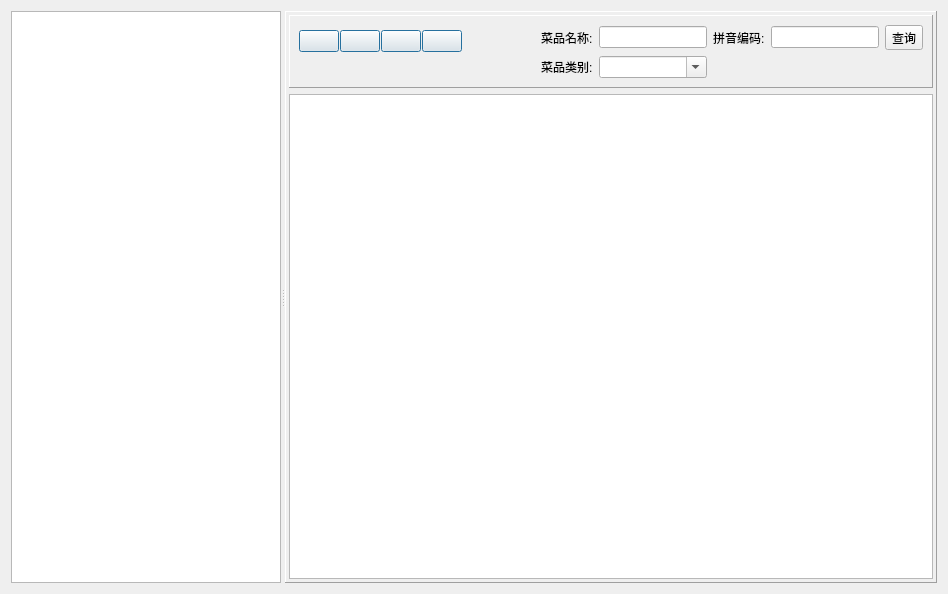
<?xml version="1.0" encoding="UTF-8"?>
<ui version="4.0">
 <class>StructureForm</class>
 <widget class="QWidget" name="StructureForm">
  <property name="geometry">
   <rect>
    <x>0</x>
    <y>0</y>
    <width>948</width>
    <height>594</height>
   </rect>
  </property>
  <property name="windowTitle">
   <string>Form</string>
  </property>
  <layout class="QGridLayout" name="gridLayout_5">
   <item row="0" column="0">
    <widget class="QSplitter" name="splitter">
     <property name="orientation">
      <enum>Qt::Horizontal</enum>
     </property>
     <widget class="QTreeView" name="treeView">
      <property name="sizePolicy">
       <sizepolicy hsizetype="Fixed" vsizetype="Expanding">
        <horstretch>0</horstretch>
        <verstretch>0</verstretch>
       </sizepolicy>
      </property>
      <property name="editTriggers">
       <set>QAbstractItemView::NoEditTriggers</set>
      </property>
      <property name="selectionMode">
       <enum>QAbstractItemView::SingleSelection</enum>
      </property>
      <attribute name="headerHighlightSections">
       <bool>false</bool>
      </attribute>
     </widget>
     <widget class="QFrame" name="frame">
      <property name="frameShape">
       <enum>QFrame::Panel</enum>
      </property>
      <property name="frameShadow">
       <enum>QFrame::Raised</enum>
      </property>
      <layout class="QGridLayout" name="gridLayout_3">
       <property name="margin">
        <number>3</number>
       </property>
       <item row="0" column="0">
        <widget class="QFrame" name="frame_2">
         <property name="sizePolicy">
          <sizepolicy hsizetype="Preferred" vsizetype="Fixed">
           <horstretch>0</horstretch>
           <verstretch>0</verstretch>
          </sizepolicy>
         </property>
         <property name="frameShape">
          <enum>QFrame::Panel</enum>
         </property>
         <property name="frameShadow">
          <enum>QFrame::Raised</enum>
         </property>
         <layout class="QGridLayout" name="gridLayout_2">
          <item row="0" column="4">
           <layout class="QGridLayout" name="gridLayout">
            <property name="spacing">
             <number>1</number>
            </property>
            <item row="0" column="3">
             <widget class="QPushButton" name="cancelButton">
              <property name="sizePolicy">
               <sizepolicy hsizetype="Fixed" vsizetype="Fixed">
                <horstretch>0</horstretch>
                <verstretch>0</verstretch>
               </sizepolicy>
              </property>
              <property name="toolTip">
               <string>Exit</string>
              </property>
              <property name="text">
               <string/>
              </property>
              <property name="icon">
               <iconset>
                <normaloff>:/image/cancel.png</normaloff>:/image/cancel.png</iconset>
              </property>
              <property name="iconSize">
               <size>
                <width>24</width>
                <height>24</height>
               </size>
              </property>
              <property name="default">
               <bool>true</bool>
              </property>
              <property name="flat">
               <bool>false</bool>
              </property>
             </widget>
            </item>
            <item row="0" column="2">
             <widget class="QPushButton" name="delButton">
              <property name="sizePolicy">
               <sizepolicy hsizetype="Fixed" vsizetype="Fixed">
                <horstretch>0</horstretch>
                <verstretch>0</verstretch>
               </sizepolicy>
              </property>
              <property name="toolTip">
               <string>Del</string>
              </property>
              <property name="text">
               <string/>
              </property>
              <property name="icon">
               <iconset>
                <normaloff>:/image/cross_48.png</normaloff>:/image/cross_48.png</iconset>
              </property>
              <property name="iconSize">
               <size>
                <width>24</width>
                <height>24</height>
               </size>
              </property>
              <property name="autoDefault">
               <bool>true</bool>
              </property>
              <property name="default">
               <bool>true</bool>
              </property>
              <property name="flat">
               <bool>false</bool>
              </property>
             </widget>
            </item>
            <item row="0" column="0">
             <widget class="QPushButton" name="newButton">
              <property name="sizePolicy">
               <sizepolicy hsizetype="Fixed" vsizetype="Fixed">
                <horstretch>0</horstretch>
                <verstretch>0</verstretch>
               </sizepolicy>
              </property>
              <property name="toolTip">
               <string>New</string>
              </property>
              <property name="text">
               <string/>
              </property>
              <property name="icon">
               <iconset>
                <normaloff>:/image/Add.png</normaloff>:/image/Add.png</iconset>
              </property>
              <property name="iconSize">
               <size>
                <width>24</width>
                <height>24</height>
               </size>
              </property>
              <property name="autoRepeat">
               <bool>false</bool>
              </property>
              <property name="autoExclusive">
               <bool>false</bool>
              </property>
              <property name="default">
               <bool>true</bool>
              </property>
              <property name="flat">
               <bool>false</bool>
              </property>
             </widget>
            </item>
            <item row="0" column="1">
             <widget class="QPushButton" name="editButton">
              <property name="sizePolicy">
               <sizepolicy hsizetype="Fixed" vsizetype="Fixed">
                <horstretch>0</horstretch>
                <verstretch>0</verstretch>
               </sizepolicy>
              </property>
              <property name="toolTip">
               <string>Edit</string>
              </property>
              <property name="text">
               <string/>
              </property>
              <property name="icon">
               <iconset>
                <normaloff>:/image/edit.png</normaloff>:/image/edit.png</iconset>
              </property>
              <property name="iconSize">
               <size>
                <width>24</width>
                <height>24</height>
               </size>
              </property>
              <property name="autoDefault">
               <bool>true</bool>
              </property>
              <property name="default">
               <bool>true</bool>
              </property>
             </widget>
            </item>
            <item row="1" column="0">
             <widget class="QLabel" name="label_4">
              <property name="sizePolicy">
               <sizepolicy hsizetype="Fixed" vsizetype="Fixed">
                <horstretch>0</horstretch>
                <verstretch>0</verstretch>
               </sizepolicy>
              </property>
              <property name="text">
               <string/>
              </property>
             </widget>
            </item>
           </layout>
          </item>
          <item row="0" column="5">
           <layout class="QGridLayout" name="gridLayout_4">
            <item row="0" column="2">
             <widget class="QLineEdit" name="nameEdit">
              <property name="sizePolicy">
               <sizepolicy hsizetype="Fixed" vsizetype="Fixed">
                <horstretch>0</horstretch>
                <verstretch>0</verstretch>
               </sizepolicy>
              </property>
             </widget>
            </item>
            <item row="0" column="4">
             <widget class="QLineEdit" name="pinyinEdit">
              <property name="sizePolicy">
               <sizepolicy hsizetype="Fixed" vsizetype="Fixed">
                <horstretch>0</horstretch>
                <verstretch>0</verstretch>
               </sizepolicy>
              </property>
             </widget>
            </item>
            <item row="0" column="0">
             <spacer name="horizontalSpacer">
              <property name="orientation">
               <enum>Qt::Horizontal</enum>
              </property>
              <property name="sizeHint" stdset="0">
               <size>
                <width>40</width>
                <height>20</height>
               </size>
              </property>
             </spacer>
            </item>
            <item row="0" column="3">
             <widget class="QLabel" name="labelPinyin">
              <property name="sizePolicy">
               <sizepolicy hsizetype="Fixed" vsizetype="Preferred">
                <horstretch>0</horstretch>
                <verstretch>0</verstretch>
               </sizepolicy>
              </property>
              <property name="text">
               <string>拼音编码:</string>
              </property>
             </widget>
            </item>
            <item row="0" column="5">
             <widget class="QToolButton" name="queryButton">
              <property name="text">
               <string>查询</string>
              </property>
              <property name="icon">
               <iconset>
                <normaloff>:/image/search_48.png</normaloff>:/image/search_48.png</iconset>
              </property>
              <property name="iconSize">
               <size>
                <width>24</width>
                <height>24</height>
               </size>
              </property>
              <property name="toolButtonStyle">
               <enum>Qt::ToolButtonTextBesideIcon</enum>
              </property>
             </widget>
            </item>
            <item row="1" column="2">
             <widget class="QComboBox" name="typeComboBox">
              <property name="editable">
               <bool>true</bool>
              </property>
             </widget>
            </item>
            <item row="0" column="1">
             <widget class="QLabel" name="labelName">
              <property name="sizePolicy">
               <sizepolicy hsizetype="Fixed" vsizetype="Preferred">
                <horstretch>0</horstretch>
                <verstretch>0</verstretch>
               </sizepolicy>
              </property>
              <property name="text">
               <string>菜品名称:</string>
              </property>
             </widget>
            </item>
            <item row="1" column="1">
             <widget class="QLabel" name="labelType">
              <property name="text">
               <string>菜品类别:</string>
              </property>
             </widget>
            </item>
           </layout>
          </item>
         </layout>
        </widget>
       </item>
       <item row="1" column="0">
        <widget class="QTableView" name="tableView">
         <property name="editTriggers">
          <set>QAbstractItemView::NoEditTriggers</set>
         </property>
        </widget>
       </item>
      </layout>
     </widget>
    </widget>
   </item>
  </layout>
 </widget>
 <resources/>
 <connections/>
</ui>
